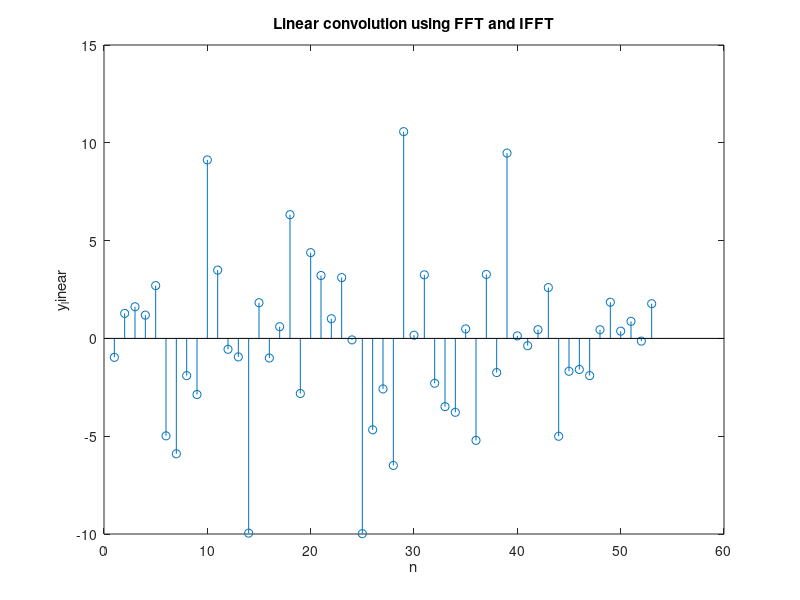

The MATLAB script that drew this image:
% Input sequences
s1 = [0.8884, -1.1471, -1.0689, -0.8095, -2.9443, 1.4384, 0.3252, -0.7549, 1.3703, -1.7115, -0.1022, -0.2414, 0.3192, 0.3129, -0.8649, -0.0301, -0.1649, 0.6277, 1.0933, 1.1093, -0.8637, 0.0774, -1.2141, -1.1135, -0.0068, 1.5326, -0.7697, 0.3714, -0.2256, 1.1174];
s2 = [-1.0891, 0.0326, 0.5525, 1.1006, 1.5442, 0.0859, -1.4916, -0.7423, -1.0616, 2.3505, -0.6156, 0.7481, -0.1924, 0.8886, -0.7648, -1.4023, -1.4224, 0.4882, -0.1774, -0.1961, 1.4193, 0.2916, 0.1978, 1.5877];

% Length of input sequences
N = length(s1);
M = length(s2);

% Length of output sequence
n = N + M - 1;

% Zero padding the sequences to the length of output sequence
s1 = [s1, zeros(1, n-N)];
s2 = [s2, zeros(1, n-M)];

% Taking FFT of both sequences
S1 = fft(s1);
S2 = fft(s2);

Y = S1 .* S2;

% Taking the IFFT of the product obtained above
y_linear = ifft(Y);

% Trimming the resulting sequence to the length of the sum of the original sequences minus one
y_linear = real(y_linear(1:n));

stem(y_linear)
title("Linear convolution using FFT and IFFT")
xlabel("n")
ylabel("y_linear")
